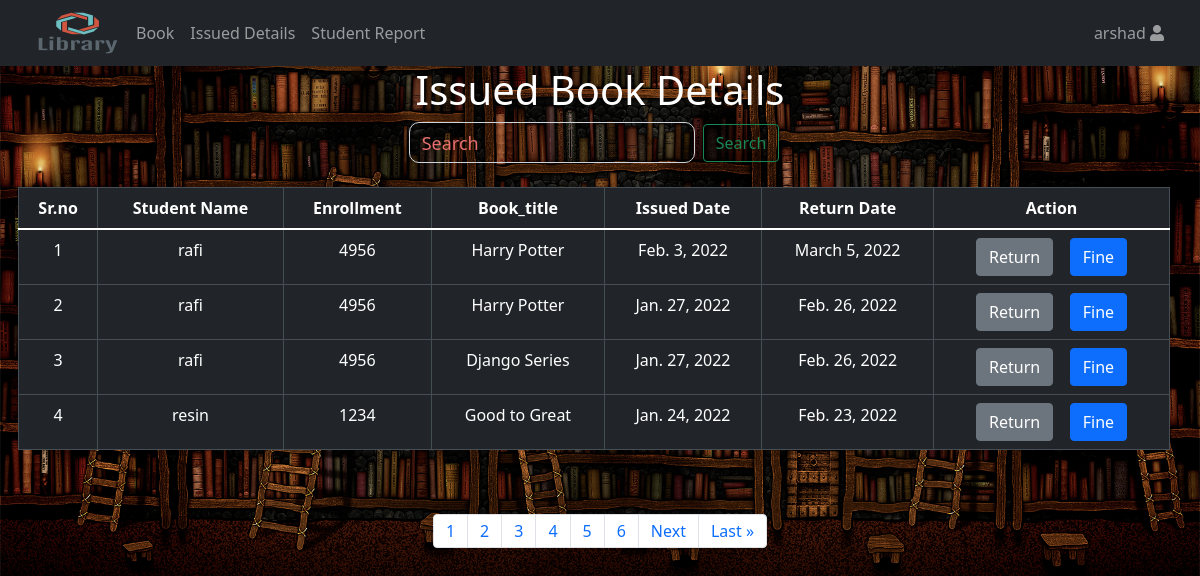
The app's page /IssuedBookDetails/ (signed in) with its own data.
### management/models.py (models this page shows, shortened)
class StudentIssuedBook(models.Model):
    studentprofile = models.ForeignKey(StudentProfile, null=True, on_delete=models.SET_NULL)
    book = models.ForeignKey(Book, null=True, on_delete=models.SET_NULL)
    issue_date = models.DateField(auto_now=True)
    expire_date = models.DateField(default = get_expiry)
    class Meta:
        ordering = ('-issue_date',)

class StudentProfile(models.Model):
    user = models.OneToOneField(User, on_delete=models.CASCADE)
    name = models.CharField(max_length=200, null=True)
    enrollment = CharField(max_length=100)
    branch = models.CharField(max_length=40)
    image = models.ImageField(default='default.jpg', upload_to='student_pics')

class Book(models.Model):
    book_title = models.CharField(max_length=200, unique=True)
    isbn = models.IntegerField(null=True)
    book_author = models.CharField(max_length=200)
    book_category = models.CharField(max_length=100)
    book_publisher = models.CharField(max_length=200)
    book_quantity = models.IntegerField(null=True)
    book_cover = models.ImageField(default='default.jpg', upload_to='book_pics')
    created_at = models.DateTimeField(default=datetime.now, blank=True)
    class Meta:
        ordering = ('-id',)

### management/decorators.py (the view)
        def wrapper_func(request, *args, **kwargs):
            group = None
            if request.user.groups.exists():
                group = request.user.groups.all()[0].name
            if group in allowed_roles:
                return view_func(request, *args, **kwargs)
            else:
                return HttpResponse ('You are not allowed here to view')

### management/views.py (called while the page is built)
@login_required(login_url='/')
@allowed_users(allowed_roles=['admin'])
def IssuedBookDetails(request):
    order1 = StudentIssuedBook.objects.all()
    p=Paginator(StudentIssuedBook.objects.all(), 4)
    page = request.GET.get('page')
    data = p.get_page(page)
    nums = "a" * data.paginator.num_pages
    contex={
        'data1':order1,
        'data':data,
        'nums':nums
    }
    return render(request, 'admin/IssuedBookDetail.html',contex)

### management/templates/admin/IssuedBookDetail.html (shortened to what this page needs)
{% extends 'admin/header.html' %}
{% load static %}
{% block content %}
<link rel="stylesheet" type="text/css" href="{% static 'main.css' %}">
<h1>Issued Book Details</h1>
<div class="container-lg" style="padding-left: 0px">
    <form action="{% url 'IssuedBookSearch' %}" method="get" class="form-inline justify-content-center">
        <input class="form-control me-2" type="text" name="query" placeholder="Search" aria-label="Search">
        <button class="btn btn-outline-success my-2 my-sm-0" style="padding-left: -50px" type="submit">Search</button>
    </form>
    <div class="row">
        <table class="table table-hover table-dark">
            <thead>
                <tr>
                    <th scope="col">Sr.no</th>
                    <th scope="col">Student Name </th>
                    <th scope="col">Enrollment</th>
                    <th scope="col">Book_title</th>
                    <th scope="col">Issued Date</th>
                    <th scope="col">Return Date</th>
                    <th scope="col">Action</th>
                </tr>
            </thead>
            <tbody>
              {% for i in data %}
                <tr>
                    <td>{{forloop.counter}}</td>
                    <td>{{i.studentprofile.user.username}}</td>
                    <td>{{i.studentprofile.enrollment}}</td>
                    <td>{{i.book.book_title}}</td>
                    <td>{{i.issue_date}}</td>
                    <td>{{i.expire_date}}</td>
                    <td><a href="{% url 'ReturnBook' i.id %}" class="btn btn-secondary">Return</a>
                        <a href="{% url 'AdminFine' i.id %}" class="btn btn-primary">Fine</a>
                    </td>
                </tr>
              {% endfor %}
            </tbody>
        </table>
    </div>
</div>
<nav aria-label="Page navigation example">
 <ul class="pagination justify-content-center">
{% for i in nums %}
  <li class="page-item"><a class="page-link" href="?page={{ forloop.counter }}"> {{ forloop.counter }}</a></li>
{% endfor %}
{% if data.has_next %}
    <li class="page-item"><a class="page-link" href="?page={{ data.next_page_number }}">Next</a></li>
    <li class="page-item"><a class="page-link" href="?page={{ data.paginator.num_pages }}">Last &raquo</a></li>
{% endif %}
</ul>
</nav>
{% endblock %}

### management/templates/admin/nav.html (shortened to what this page needs)
{% load static %}
 <link
    href="https://cdn.jsdelivr.net/npm/bootstrap@5.0.0-beta3/dist/css/bootstrap.min.css"
    rel="stylesheet"
>
    <link rel="stylesheet" type="text/css"
    href="https://cdn.datatables.net/1.10.24/css/dataTables.bootstrap5.min.css">
    <link rel="stylesheet" type="text/css"
    href="https://cdn.datatables.net/select/1.3.3/css/select.bootstrap5.min.css">
    <link rel="stylesheet"
    href="https://use.fontawesome.com/releases/v5.8.1/css/all.css"
>
<nav class="navbar navbar-expand-lg navbar-dark bg-dark">
<div class="container-fluid">
  <img src= "{% static 'image/logo.png' %}" width="100" height="50" alt="" >
  <div class="collapse navbar-collapse" id="navbarSupportedContent">
      <ul class="navbar-nav me-auto mb-2 mb-lg-0">
        <li class="nav-item dropdown">
        <a class="nav-link dropdown-toggle" href="#" id="navbarDropdownMenuLink" data-toggle="dropdown" aria-haspopup="true" aria-expanded="false">
          Book
        </a>
      </li>
      <li class="nav-item dropdown">
        <a class="nav-link dropdown-toggle" href="#" id="navbarDropdownMenuLink" data-toggle="dropdown" aria-haspopup="true" aria-expanded="false">
          Issued Details
        </a>
      </li>
      <li class="nav-item dropdown">
        <a class="nav-link dropdown-toggle" href="#" id="navbarDropdownMenuLink" data-toggle="dropdown" aria-haspopup="true" aria-expanded="false">
          Student Report
        </a>
      </li>
      </ul>
         <ul class="navbar-nav">
            <li class="nav-item dropdown">
              <a class="nav-link dropdown-toggle" role="button" data-bs-toggle="dropdown"
                  aria-expanded="true">
                <div class="white-color hover-orange size-24px">
                    <span>{{ user }}</span>
                  <i class="fas fa-user"></i>
                </div>
              </a>
            </li>
          </ul>
      </div>
  </div>
</nav>

### static/main.css (style rules this page uses)
body { background-image:url("/static/image/hdbook.jpg"); background-position:center; background-size:cover; text-align: center; }
::placeholder { color: #e76f6f!important; opacity: 20; font-size:18px!important; }
.form-control { background:transparent!important; color:rgb(248, 244, 244)!important; font-size: 18px!important; }
h1 { color:white!important; }
.form-control { color: blue; border-radius: 10px; }
table, td, th { border:1px solid; margin:2px; padding:2px; margin-left:auto; margin-right:auto; }

### management/templates/admin/nav.html (style rules this page uses)
.dropdown-toggle::after { content: none; }

### records on screen
StudentIssuedBook: studentprofile.user.username "rafi", studentprofile.enrollment "4956", book.book_title "Harry Potter", issue_date "Feb. 3, 2022", expire_date "March 5, 2022"
StudentIssuedBook: studentprofile.user.username "rafi", studentprofile.enrollment "4956", book.book_title "Harry Potter", issue_date "Jan. 27, 2022", expire_date "Feb. 26, 2022"
StudentIssuedBook: studentprofile.user.username "rafi", studentprofile.enrollment "4956", book.book_title "Django Series", issue_date "Jan. 27, 2022", expire_date "Feb. 26, 2022"
StudentIssuedBook: studentprofile.user.username "resin", studentprofile.enrollment "1234", book.book_title "Good to Great", issue_date "Jan. 24, 2022", expire_date "Feb. 23, 2022"

### other values on screen
{{ user }} "arshad"
